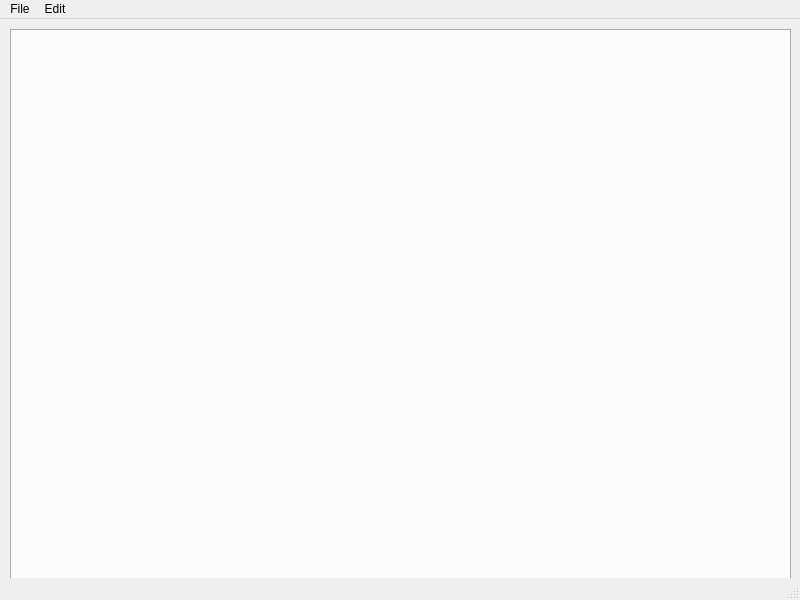
<?xml version="1.0" encoding="UTF-8"?>
<ui version="4.0">
 <class>MainWindow</class>
 <widget class="QMainWindow" name="MainWindow">
  <property name="geometry">
   <rect>
    <x>0</x>
    <y>0</y>
    <width>800</width>
    <height>600</height>
   </rect>
  </property>
  <property name="windowTitle">
   <string>MainWindow</string>
  </property>
  <widget class="QWidget" name="centralwidget">
   <widget class="QTabWidget" name="tabWidget">
    <property name="geometry">
     <rect>
      <x>10</x>
      <y>10</y>
      <width>781</width>
      <height>551</height>
     </rect>
    </property>
    <property name="tabsClosable">
     <bool>true</bool>
    </property>
   </widget>
  </widget>
  <widget class="QMenuBar" name="menubar">
   <property name="geometry">
    <rect>
     <x>0</x>
     <y>0</y>
     <width>800</width>
     <height>23</height>
    </rect>
   </property>
   <widget class="QMenu" name="menuFile">
    <property name="title">
     <string>File</string>
    </property>
    <addaction name="actionNew_File"/>
    <addaction name="actionNew_Table"/>
    <addaction name="actionNew_Paint"/>
    <addaction name="separator"/>
    <addaction name="actionSave"/>
    <addaction name="actionSave_as"/>
    <addaction name="separator"/>
    <addaction name="actionOpen"/>
    <addaction name="separator"/>
    <addaction name="actionClose"/>
    <addaction name="actionClose_All"/>
   </widget>
   <widget class="QMenu" name="menuEdit">
    <property name="title">
     <string>Edit</string>
    </property>
    <addaction name="actionUndo"/>
    <addaction name="actionRedo"/>
    <addaction name="separator"/>
    <addaction name="actionFind"/>
    <addaction name="separator"/>
    <addaction name="actionCopy"/>
    <addaction name="actionPaste"/>
    <addaction name="actionCut"/>
   </widget>
   <addaction name="menuFile"/>
   <addaction name="menuEdit"/>
  </widget>
  <widget class="QStatusBar" name="statusbar"/>
  <action name="actionNew_File">
   <property name="text">
    <string>&amp;New File</string>
   </property>
   <property name="shortcut">
    <string>Ctrl+N</string>
   </property>
  </action>
  <action name="actionNew_Table">
   <property name="text">
    <string>N&amp;ew Table</string>
   </property>
   <property name="shortcut">
    <string>Ctrl+T</string>
   </property>
  </action>
  <action name="actionNew_Paint">
   <property name="text">
    <string>New &amp;Paint</string>
   </property>
   <property name="shortcut">
    <string>Ctrl+P</string>
   </property>
  </action>
  <action name="actionSave">
   <property name="text">
    <string>&amp;Save</string>
   </property>
   <property name="shortcut">
    <string>Ctrl+S</string>
   </property>
  </action>
  <action name="actionSave_as">
   <property name="text">
    <string>Sa&amp;ve as</string>
   </property>
   <property name="shortcut">
    <string>Ctrl+Shift+S</string>
   </property>
  </action>
  <action name="actionOpen">
   <property name="text">
    <string>&amp;Open</string>
   </property>
   <property name="shortcut">
    <string>Ctrl+O</string>
   </property>
  </action>
  <action name="actionFind">
   <property name="text">
    <string>&amp;Find</string>
   </property>
   <property name="shortcut">
    <string>Ctrl+F</string>
   </property>
  </action>
  <action name="actionClose">
   <property name="text">
    <string>Close</string>
   </property>
   <property name="shortcut">
    <string>Ctrl+W</string>
   </property>
  </action>
  <action name="actionClose_All">
   <property name="text">
    <string>Close All</string>
   </property>
   <property name="shortcut">
    <string>Ctrl+Shift+W</string>
   </property>
  </action>
  <action name="actionUndo">
   <property name="text">
    <string>Undo</string>
   </property>
   <property name="shortcut">
    <string>Ctrl+Z</string>
   </property>
  </action>
  <action name="actionRedo">
   <property name="text">
    <string>Redo</string>
   </property>
   <property name="shortcut">
    <string>Ctrl+Alt+Z</string>
   </property>
  </action>
  <action name="actionCopy">
   <property name="text">
    <string>Copy</string>
   </property>
   <property name="shortcut">
    <string>Ctrl+C</string>
   </property>
  </action>
  <action name="actionPaste">
   <property name="text">
    <string>Paste</string>
   </property>
   <property name="shortcut">
    <string>Ctrl+V</string>
   </property>
  </action>
  <action name="actionCut">
   <property name="text">
    <string>Cut</string>
   </property>
   <property name="shortcut">
    <string>Ctrl+Z</string>
   </property>
  </action>
 </widget>
 <resources/>
 <connections/>
</ui>
